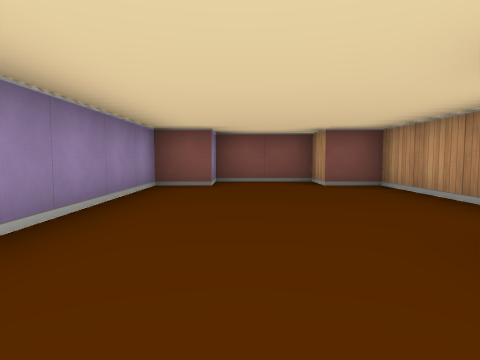
view 1 (above)

14 first-person views from a walk through a cub3D level. The camera is about half as high as the walls, tilts 4° down and sees 75° across. The floor is counted in squares. Each view is taken from the middle of a square. On the plan, view 1 faces up. The plan holds only what a view shows up to about 9 squares ahead; the rest is blank.

view 2
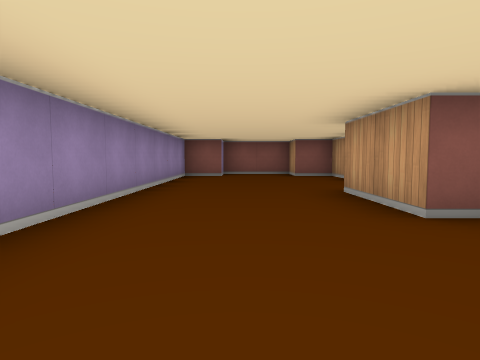

view 3
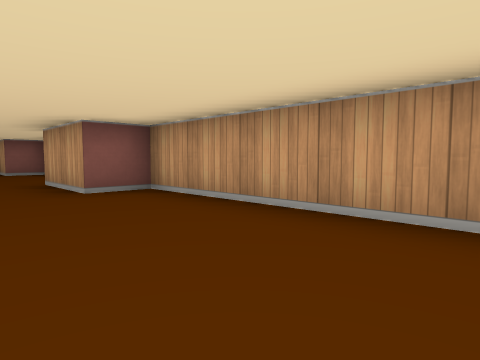

view 4
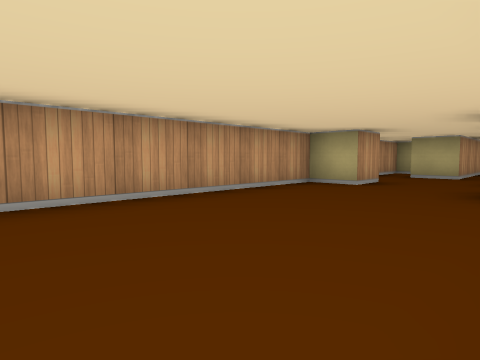

view 5
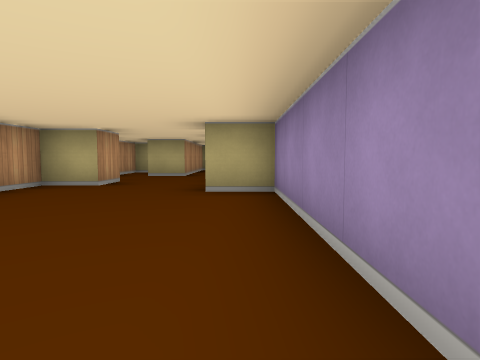

view 6
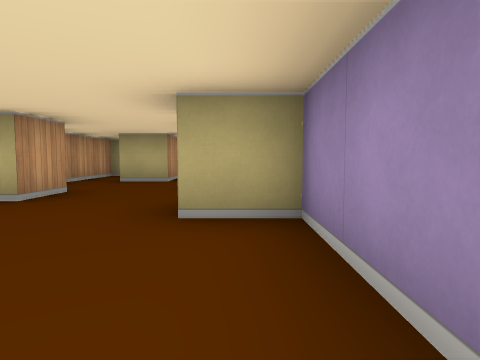

view 7
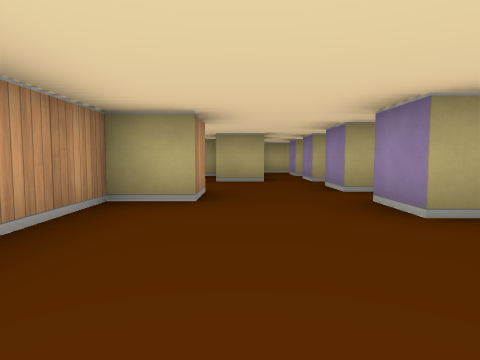

view 8
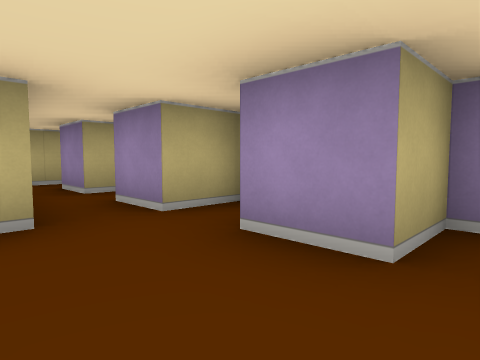

view 9
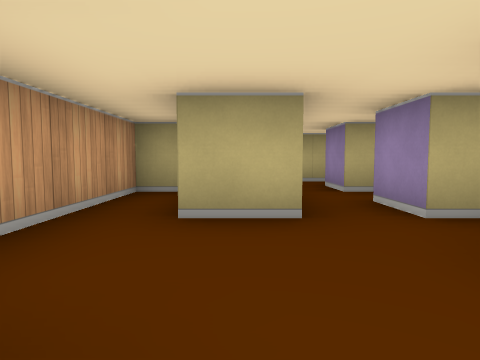

view 10
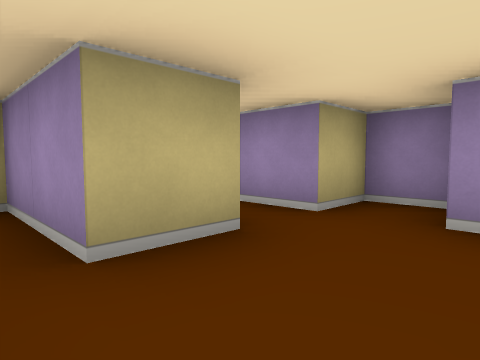

view 11
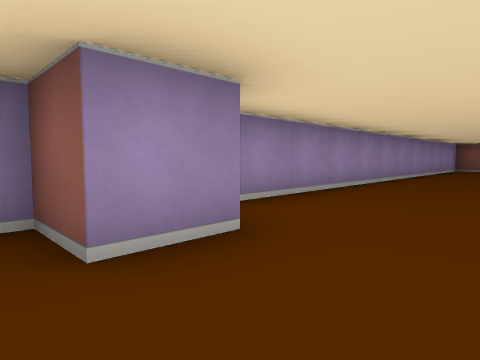

view 12
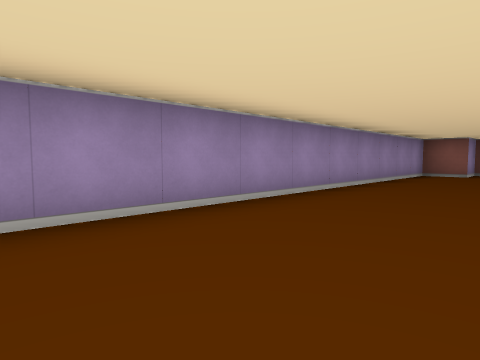

view 13
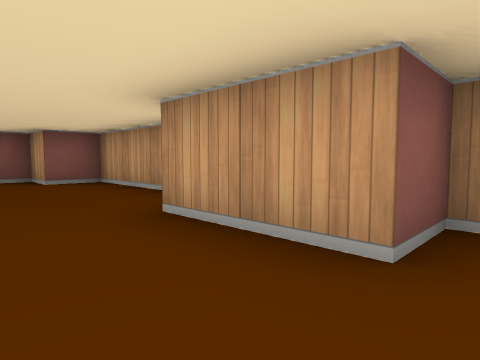

view 14
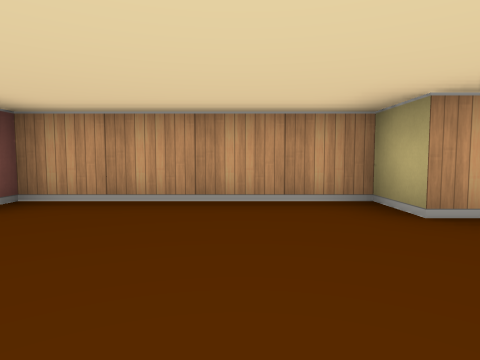

### Floor plan
Points are (right, up) in squares from view 1. A wall is a line through its corners. A room is listed if a view was taken in it or the views show most of it. See-through windows are left out.
Room 1 (views 1, 2, 3, 4, 5, 6, 7, 8, 9, 10, 11, 12, 13, 14)
walls: (1.5, -8.6) (1.5, -7.5) (2.5, -7.5) (2.5, -0.5) (1.5, -0.5) (1.5, 1.5) (2.5, 1.5) (2.5, 5.5) (1.5, 5.5) (1.5, 6.5) (-0.5, 6.5) (-0.5, 5.5) (-1.5, 5.5) (-1.5, -6.5) (-0.5, -6.5) (-0.5, -7.5) (-1.5, -7.5) (-1.5, -8.5) (-0.5, -8.5) (-0.5, -9.5); (-1.5, -9.6) (-1.5, -10.5) (-0.5, -10.5); (0.5, -10.5) (1.5, -10.5) (1.5, -12.5) (2.5, -12.5) (2.5, -9.9)
ways out: opening at (0, -11)

Positions as (right, up) in squares from view 1, and headings:
1: (0, 0), facing up
2: (0, -3), facing up
3: (0, -5), facing up-right
4: (-1, -2), facing down-right
5: (-1, -2), facing down
6: (-1, -4), facing down
7: (1, -4), facing down
8: (1, -8), facing down-left
9: (1, -8), facing down
10: (2, -9), facing down-left
11: (1, -8), facing up-left
12: (1, -4), facing up-left
13: (0, -1), facing up-right
14: (-1, 3), facing right
